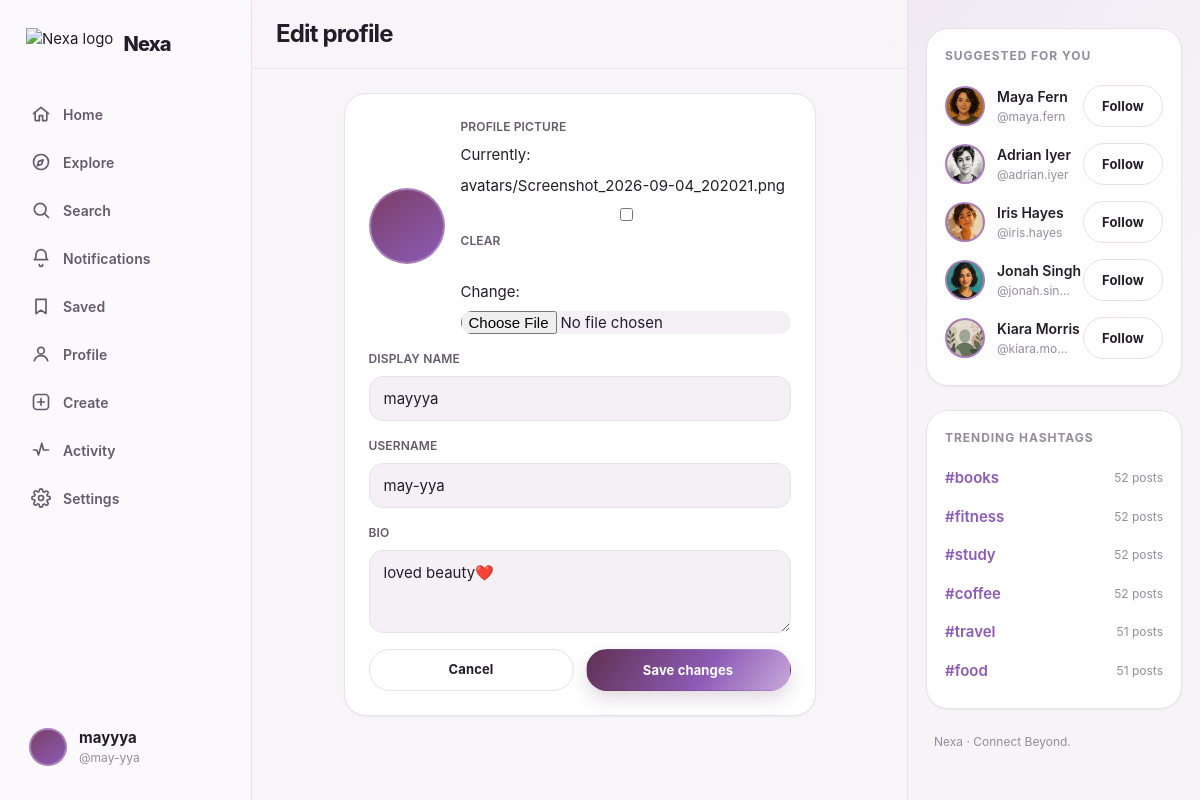
/accounts/settings/profile/ (signed in), run on the app's committed database.
### accounts/models.py (models this page shows, shortened)
class Profile(models.Model):
    VISIBILITY_CHOICES = [('public', 'Public'), ('private', 'Private')]
    user = models.OneToOneField(settings.AUTH_USER_MODEL, on_delete=models.CASCADE, related_name='profile')
    display_name = models.CharField(max_length=80, blank=True)
    bio = models.CharField(max_length=200, blank=True)
    avatar = models.ImageField(upload_to='avatars/', blank=True, null=True)
    interests = models.ManyToManyField(Interest, blank=True, related_name='profiles')
    onboarding_step = models.PositiveSmallIntegerField(default=0)
    onboarding_complete = models.BooleanField(default=False)
    theme_preference = models.CharField(
        max_length=10,
        choices=[('light', 'Light'), ('dark', 'Dark'), ('system', 'System')],
        default='system',
    )
    visibility = models.CharField(max_length=10, choices=VISIBILITY_CHOICES, default='public')
    notify_on_like = models.BooleanField(default=True)
    notify_on_comment = models.BooleanField(default=True)
    notify_on_follow = models.BooleanField(default=True)
    created_at = models.DateTimeField(auto_now_add=True)
    updated_at = models.DateTimeField(auto_now=True)
    def get_display_name(self):
        return self.display_name or self.user.username

### posts/models.py (models this page shows, shortened)
class Hashtag(models.Model):
    name = models.CharField(max_length=100, unique=True)
    class Meta:
        ordering = ['name']

### accounts/views.py (the view)
# urls.py: path('settings/profile/', views.profile_edit, name='profile_edit'),
@login_required
def profile_edit(request):
    profile = request.user.profile
    if request.method == 'POST':
        form = ProfileEditForm(request.POST, request.FILES, instance=profile, user=request.user)
        if form.is_valid():
            form.save()
            messages.success(request, 'Your profile has been updated.')
            return redirect('accounts:profile', username=request.user.username)
    else:
        form = ProfileEditForm(instance=profile, user=request.user)
    return render(request, 'accounts/profile_edit.html', {'form': form})

### accounts/forms.py (shortened to what this page needs)
class ProfileEditForm(StyledFormMixin, forms.ModelForm):
    username = forms.CharField(max_length=150, required=True)
    class Meta:
        model = Profile
        fields = ('display_name', 'username', 'bio', 'avatar')
        widgets = {
            'bio': forms.Textarea(attrs={'rows': 3, 'maxlength': 200}),
        }
    def __init__(self, *args, **kwargs):
        self.user = kwargs.pop('user')
        super().__init__(*args, **kwargs)
        self.fields['username'].initial = self.user.username

### core/context_processors.py (called while the page is built)
def theme_processor(request):
    theme = 'system'
    if request.user.is_authenticated and hasattr(request.user, 'profile'):
        theme = request.user.profile.theme_preference
    else:
        theme = request.COOKIES.get('nexa_theme', 'system')
    return {'active_theme': theme}

### core/templatetags/nexa_extras.py (called while the page is built)
@register.simple_tag
def suggested_users(user, limit=5):
    if not user.is_authenticated:
        return []
    following_ids = Follow.objects.filter(follower=user).values_list('following_id', flat=True)
    qs = User.objects.exclude(id=user.id).exclude(id__in=following_ids).select_related('profile')
    interest_ids = user.profile.interests.values_list('id', flat=True)
    if interest_ids:
        matched = qs.filter(profile__interests__in=interest_ids).distinct()[:limit]
        if matched:
            return matched
    return qs.order_by('-date_joined')[:limit]

@register.simple_tag
def trending_hashtags(limit=6):
    return Hashtag.objects.annotate(post_total=Count('posts')).filter(
        post_total__gt=0).order_by('-post_total')[:limit]

### notifications/context_processors.py (called while the page is built)
def unread_count_processor(request):
    if request.user.is_authenticated:
        count = request.user.notifications.filter(is_read=False).count()
        return {'unread_notification_count': count}
    return {'unread_notification_count': 0}

### templates/accounts/profile_edit.html (shortened to what this page needs)
{% extends "app_base.html" %}
{% block shell_content %}
<header class="page-header">
  <h1 class="text-page-title">Edit profile</h1>
</header>
<div class="page-content" style="max-width:520px;">
  <form method="post" enctype="multipart/form-data" class="card" style="padding: var(--space-5);" novalidate>
    <div class="avatar-upload">
      <div class="avatar">
      </div>
      <div class="field" style="margin-bottom:0; flex:1;">
        <label>Profile picture</label>
        {{ form.avatar }}
      </div>
    </div>
    {% include "partials/form_field.html" with field=form.display_name %}
    {% include "partials/form_field.html" with field=form.username %}
    {% include "partials/form_field.html" with field=form.bio %}
    <div class="flex gap-3">
      <a href="{% url 'accounts:profile' username=request.user.username %}" class="btn btn-secondary btn-block">Cancel</a>
      <button type="submit" class="btn btn-primary btn-block">Save changes</button>
    </div>
  </form>
</div>
{% endblock %}

### templates/app_base.html (shortened to what this page needs)
{% extends "base.html" %}
{% load static %}
{% block body %}
{% load static %}
<div class="app-shell">
  <aside class="shell-sidebar">
    <a href="{% url 'core:home' %}" class="brand-mark">
      <img src="{% static 'img/nexa-logo.png' %}" alt="Nexa logo">
      <span>Nexa</span>
    </a>
    <nav class="nav-list">
      <a href="{% url 'core:home' %}" class="nav-item {% if request.resolver_match.url_name == 'home' or request.resolver_match.url_name == 'feed' %}active{% endif %}">
        <svg viewBox="0 0 24 24" fill="none" stroke="currentColor" stroke-width="2" stroke-linecap="round" stroke-linejoin="round"><path d="M3 11.5 12 4l9 7.5"/><path d="M5 10v9a1 1 0 0 0 1 1h4v-6h4v6h4a1 1 0 0 0 1-1v-9"/></svg>
        <span class="nav-label">Home</span>
      </a>
      <a href="{% url 'core:explore' %}" class="nav-item {% if request.resolver_match.url_name == 'explore' %}active{% endif %}">
        <svg viewBox="0 0 24 24" fill="none" stroke="currentColor" stroke-width="2" stroke-linecap="round" stroke-linejoin="round"><circle cx="12" cy="12" r="9"/><path d="m14.5 9.5-1.7 5.2-5.2 1.7 1.7-5.2z"/></svg>
        <span class="nav-label">Explore</span>
      </a>
      <a href="{% url 'core:search' %}" class="nav-item {% if request.resolver_match.url_name == 'search' %}active{% endif %}">
        <svg viewBox="0 0 24 24" fill="none" stroke="currentColor" stroke-width="2" stroke-linecap="round" stroke-linejoin="round"><circle cx="11" cy="11" r="7"/><path d="m21 21-4.3-4.3"/></svg>
        <span class="nav-label">Search</span>
      </a>
      <a href="{% url 'notifications:list' %}" class="nav-item {% if request.resolver_match.url_name == 'list' and request.resolver_match.app_name == 'notifications' %}active{% endif %}">
        <svg viewBox="0 0 24 24" fill="none" stroke="currentColor" stroke-width="2" stroke-linecap="round" stroke-linejoin="round"><path d="M6 8a6 6 0 0 1 12 0c0 5 2 6 2 6H4s2-1 2-6"/><path d="M10 20a2 2 0 0 0 4 0"/></svg>
        <span class="nav-label">Notifications</span>
      </a>
      <a href="{% url 'social:saved_posts' %}" class="nav-item {% if request.resolver_match.url_name == 'saved_posts' %}active{% endif %}">
        <svg viewBox="0 0 24 24" fill="none" stroke="currentColor" stroke-width="2" stroke-linecap="round" stroke-linejoin="round"><path d="M6 4h12v17l-6-4-6 4z"/></svg>
        <span class="nav-label">Saved</span>
      </a>
      <a href="{% url 'accounts:profile' username=request.user.username %}" class="nav-item {% if request.resolver_match.url_name == 'profile' %}active{% endif %}">
        <svg viewBox="0 0 24 24" fill="none" stroke="currentColor" stroke-width="2" stroke-linecap="round" stroke-linejoin="round"><circle cx="12" cy="8" r="4"/><path d="M4 20c1.5-4 5-6 8-6s6.5 2 8 6"/></svg>
        <span class="nav-label">Profile</span>
      </a>
      <a href="{% url 'posts:create' %}" class="nav-item {% if request.resolver_match.url_name == 'create' %}active{% endif %}">
        <svg viewBox="0 0 24 24" fill="none" stroke="currentColor" stroke-width="2" stroke-linecap="round" stroke-linejoin="round"><rect x="3" y="3" width="18" height="18" rx="4"/><path d="M12 8v8M8 12h8"/></svg>
        <span class="nav-label">Create</span>
      </a>
      <a href="{% url 'core:activity' %}" class="nav-item {% if request.resolver_match.url_name == 'activity' %}active{% endif %}">
        <svg viewBox="0 0 24 24" fill="none" stroke="currentColor" stroke-width="2" stroke-linecap="round" stroke-linejoin="round"><path d="M3 12h4l2 6 4-14 2 8h6"/></svg>
        <span class="nav-label">Activity</span>
      </a>
      <a href="{% url 'core:settings' %}" class="nav-item {% if request.resolver_match.url_name == 'settings' %}active{% endif %}">
        <span class="nav-label">Settings</span>
      </a>
    </nav>
    <a href="{% url 'accounts:profile' username=request.user.username %}" class="sidebar-user">
      <div class="avatar">
      </div>
      <div class="user-meta">
        <div class="text-body" style="font-weight:700;">{{ request.user.profile.get_display_name }}</div>
        <div class="text-caption">@{{ request.user.username }}</div>
      </div>
    </a>
  </aside>
  <main class="shell-main">
    {% block shell_content %}{% endblock %}
  </main>
  <aside class="shell-right">
    {% block right_rail %}
      {% include "partials/suggestions.html" %}
    {% endblock %}
  </aside>
</div>
{% endblock %}

### templates/base.html (shortened to what this page needs)
{% load static %}<!DOCTYPE html>
<html lang="en">
<head>
<link rel="stylesheet" href="{% static 'css/tokens.css' %}">
<link rel="stylesheet" href="{% static 'css/base.css' %}">
<link rel="stylesheet" href="{% static 'css/shell.css' %}">
<link rel="stylesheet" href="{% static 'css/components.css' %}">
<link rel="stylesheet" href="{% static 'css/premium.css' %}">
</head>
<body>
{% block body %}{% endblock %}
</body>
</html>

### templates/partials/form_field.html (shortened to what this page needs)
<div class="field">
  {% if field.label %}<label for="{{ field.id_for_label }}">{{ field.label }}</label>{% endif %}
  {{ field }}
</div>

### templates/partials/suggestions.html
{% load nexa_extras %}
<div class="card right-card">
  <div class="right-card-title">Suggested for you</div>
  {% suggested_users request.user as suggested %}
  {% if suggested %}
    {% for person in suggested %}
      <div class="suggestion-row">
        <a href="{% url 'accounts:profile' username=person.username %}" class="avatar">
          {% if person.profile.avatar %}<img src="{{ person.profile.avatar.url }}" alt="">{% else %}{{ person.username|slice:":1"|upper }}{% endif %}
        </a>
        <div class="suggestion-meta">
          <a href="{% url 'accounts:profile' username=person.username %}" class="name truncate">{{ person.profile.get_display_name }}</a>
          <div class="handle truncate">@{{ person.username }}</div>
        </div>
        <button class="btn btn-secondary btn-sm js-follow-btn" data-username="{{ person.username }}">Follow</button>
      </div>
    {% endfor %}
  {% else %}
    <p class="text-meta">No suggestions right now — check back soon.</p>
  {% endif %}
</div>
<div class="card right-card">
  <div class="right-card-title">Trending hashtags</div>
  {% trending_hashtags as tags %}
  {% if tags %}
    {% for tag in tags %}
      <a href="{% url 'posts:hashtag' name=tag.name %}" class="flex justify-between items-center" style="padding: 8px 0;">
        <span class="text-body" style="font-weight:600; color: var(--accent-blue);">#{{ tag.name }}</span>
        <span class="text-caption">{{ tag.post_total }} post{{ tag.post_total|pluralize }}</span>
      </a>
    {% endfor %}
  {% else %}
    <p class="text-meta">Hashtags will appear here as Nexa grows.</p>
  {% endif %}
</div>
<p class="text-caption" style="padding: 0 var(--space-2);">Nexa · Connect Beyond.</p>

### static/css/tokens.css (style rules this page uses)
:root { --font-sans: Inter, ui-sans-serif, system-ui, -apple-system, BlinkMacSystemFont, "Segoe UI", sans-serif; --font-display: Georgia, "Times New Roman", serif; --radius-sm: 10px; --radius-md: 14px; --radius-lg: 22px; --radius-xl: 30px; --radius-full: 999px; --space-1: 4px; --space-2: 8px; --space-3: 12px; --space-4: 16px; --space-5: 24px; --space-6: 32px; --space-7: 48px; --space-8: 64px; --accent-plum: #7b3f68; --accent-violet: #8c5bb5; --accent-lilac: #c8a8db; --accent-blue: #8c5bb5; --accent-cyan: #b596c8; --accent-purple: #9b6cc3; --accent-gradient: linear-gradient(125deg, #603052 0%, #8c5bb5 58%, #c8a8db 100%); --success: #4d9a79; --warning: #c79550; --error: #c16b78; --info: #8c78aa; --shadow-sm: 0 1px 2px rgba(33, 22, 38, 0.06); --shadow-md: 0 12px 30px rgba(47, 27, 54, 0.10); --shadow-lg: 0 24px 64px rgba(47, 27, 54, 0.16); --shadow-focus: 0 0 0 4px rgba(140, 91, 181, 0.16); --transition-fast: 140ms ease; --transition-base: 220ms ease; }
[data-theme="light"] { --bg: #f7f4f8; --surface: #ffffff; --surface-elevated: #fffdfd; --card: #ffffff; --input: #f4f0f6; --border: #e8e0ea; --text-primary: #241d29; --text-secondary: #655b6b; --text-muted: #958c9b; --overlay: rgba(25, 17, 31, 0.45); --shadow-color: rgba(47, 27, 54, 0.08); }

### static/css/base.css (style rules this page uses)
* { box-sizing: border-box; }
html, body { margin: 0; padding: 0; background: var(--bg); color: var(--text-primary); font-family: var(--font-sans); -webkit-font-smoothing: antialiased; transition: background var(--transition-base), color var(--transition-base); }
body { min-height: 100vh; font-size: 15px; line-height: 1.5; }
a { color: inherit; text-decoration: none; }
img { max-width: 100%; display: block; }
button { font-family: inherit; cursor: pointer; }
input, textarea, select { font-family: inherit; font-size: inherit; color: var(--text-primary); }
::placeholder { color: var(--text-muted); }
h1, h2, h3, h4, p { margin: 0; }
.text-page-title { font-size: 24px; font-weight: 700; letter-spacing: -0.01em; }
.text-body { font-size: 15px; font-weight: 400; }
.text-caption { font-size: 12px; color: var(--text-muted); }
.flex { display: flex; }
.items-center { align-items: center; }
.justify-between { justify-content: space-between; }
.gap-3 { gap: var(--space-3); }
.btn { display: inline-flex; align-items: center; justify-content: center; gap: var(--space-2); padding: 10px 18px; border-radius: var(--radius-full); font-weight: 600; font-size: 14px; border: 1px solid transparent; transition: transform var(--transition-fast), box-shadow var(--transition-fast), background var(--transition-fast), border-color var(--transition-fast); white-space: nowrap; }
.btn-primary { background: var(--accent-gradient); color: #ffffff; box-shadow: 0 6px 16px rgba(79, 123, 255, 0.28); }
.btn-secondary { background: var(--surface-elevated); color: var(--text-primary); border-color: var(--border); }
.btn-sm { padding: 6px 14px; font-size: 13px; }
.btn-block { width: 100%; }
.field { display: flex; flex-direction: column; gap: var(--space-2); margin-bottom: var(--space-4); }
.field label { font-size: 13px; font-weight: 600; color: var(--text-secondary); }
.input, textarea.input, select.input { width: 100%; padding: 12px 14px; border-radius: var(--radius-md); border: 1px solid var(--border); background: var(--input); color: var(--text-primary); transition: border-color var(--transition-fast), box-shadow var(--transition-fast); }
.card { background: var(--card); border: 1px solid var(--border); border-radius: var(--radius-lg); box-shadow: var(--shadow-sm); }
.avatar { border-radius: 50%; object-fit: cover; background: var(--accent-gradient); flex-shrink: 0; display: flex; align-items: center; justify-content: center; color: #fff; font-weight: 700; overflow: hidden; }
.truncate { overflow: hidden; text-overflow: ellipsis; white-space: nowrap; }

### static/css/components.css (style rules this page uses)
.avatar-upload { display: flex; align-items: center; gap: var(--space-4); margin-bottom: var(--space-4); }
.avatar-upload .avatar { width: 76px; height: 76px; font-size: 24px; }

### data on the page
Profile: display_name "mayyya", bio "loved beauty❤️"
Hashtag: name "books", post_total "52"
Hashtag: name "fitness", post_total "52"
Hashtag: name "study", post_total "52"
Hashtag: name "coffee", post_total "52"
Hashtag: name "travel", post_total "51"
Hashtag: name "food", post_total "51"

### other printed values
{{ request.user.profile.get_display_name }} "mayyya"
{{ request.user.username }} "may-yya"
{{ field.label }} "DISPLAY NAME USERNAME BIO"
{{ person.profile.get_display_name }} "Maya Fern"
{{ person.username }} "maya.fern"
{{ person.profile.get_display_name }} "Adrian Iyer"
{{ person.username }} "adrian.iyer"
{{ person.profile.get_display_name }} "Iris Hayes"
{{ person.username }} "iris.hayes"
{{ person.profile.get_display_name }} "Jonah Singh"
{{ person.username }} "jonah.sin…"
{{ person.profile.get_display_name }} "Kiara Morris"
{{ person.username }} "kiara.mo…"
